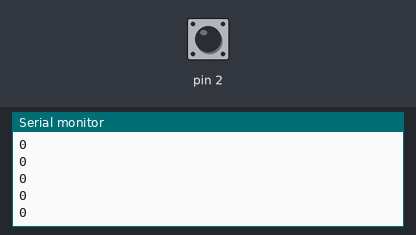
The sketch below on a simulated Arduino Uno, built with avr-gcc and run on an emulated ATmega328P. On the bench: the last lines printed to the serial monitor. The test bench sets the inputs (shaded band); at power-on: pin 2 HIGH.

Above: at 1.2 s.
1.3 s: pin 2 pulled LOW for 0.15 s
At 1.8 s:
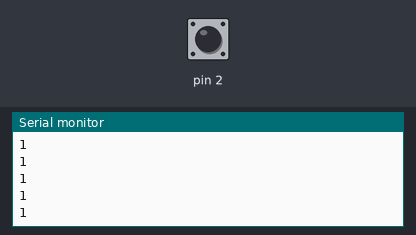
2.9 s: pin 2 pulled LOW for 1 s
At 3.7 s:
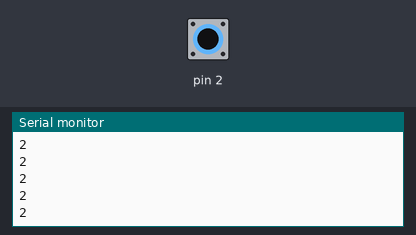
5.4 s: pin 2 pulled LOW for 0.15 s
At 6.1 s:
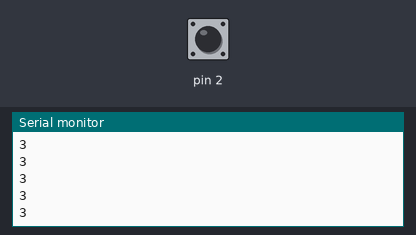
Timing chart, 0 to 7.8 s (numbered marks = the images above; inputs shaded):
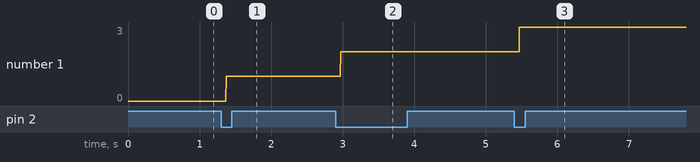

Measured:
- after the input at 1.3 s, the serial monitor: prints a new line after 0.07 s (image 1)
- after the input at 2.9 s, the serial monitor: prints a new line after 0.07 s (image 2)
- after the input at 5.4 s, the serial monitor: prints a new line after 0.07 s (image 3)
- plotted number 1: 0 → 1 after the input at 1.3 s, 1 → 2 after the input at 2.9 s, 2 → 3 after the input at 5.4 s

The sketch:

Contador.ino
```cpp
volatile int contador = 0;
int boton = 0;

void incrementar() {
  contador++;
}

void setup() {
  Serial.begin(9600);
  pinMode(2, INPUT_PULLUP);
  attachInterrupt(digitalPinToInterrupt(2), incrementar, FALLING);

}

void loop() {
  boton = contador;
  Serial.println(boton);

}
```
